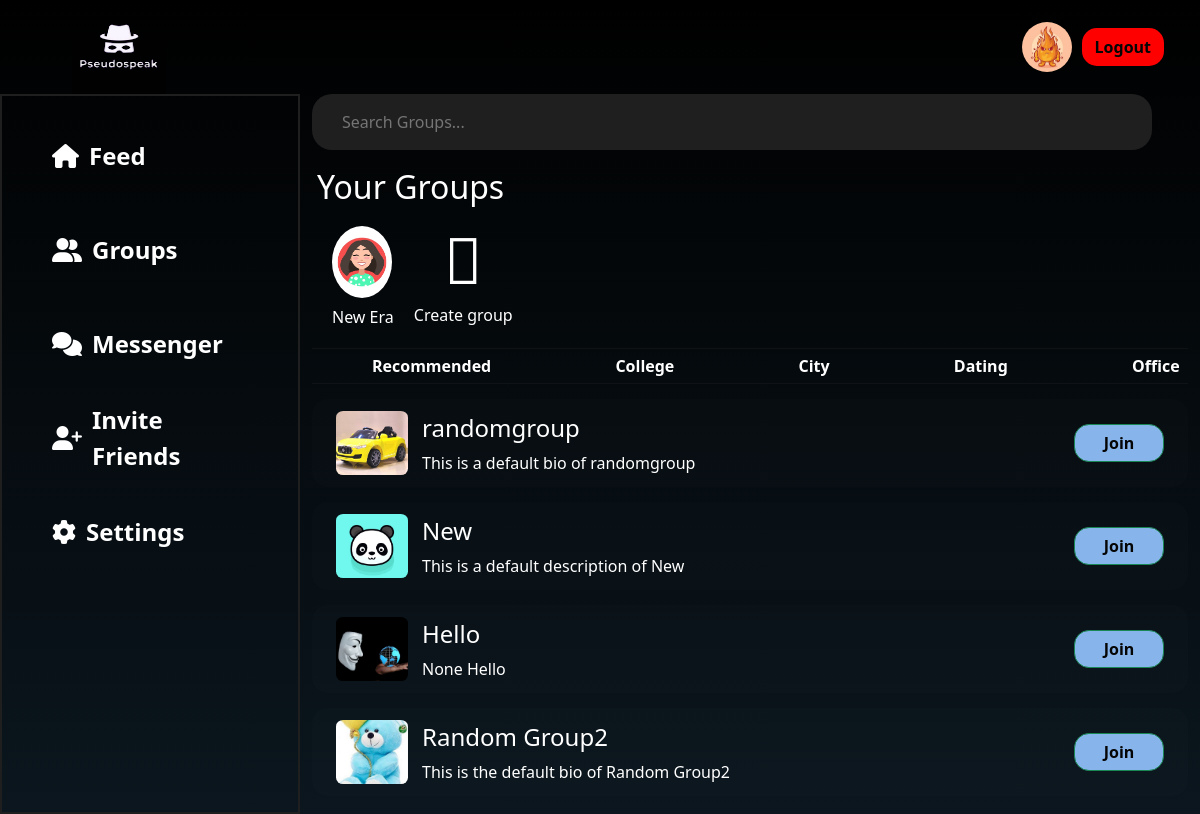
Before: /room/recommended/ (signed in) with the older database file.
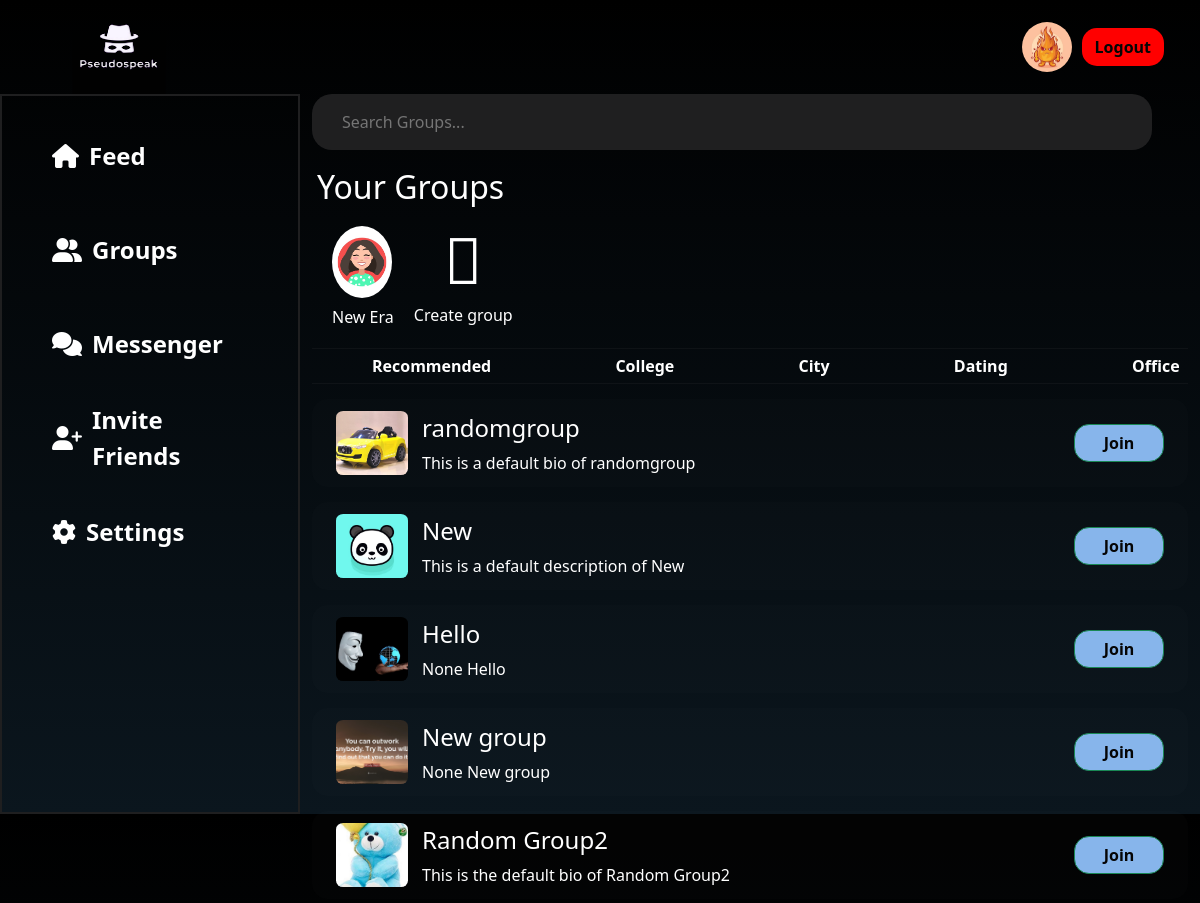
After: the same page with the newer database file.
### main/models.py (models this page shows, shortened)
class Profile(models.Model):
    user=models.OneToOneField(User,null=True,on_delete=models.CASCADE)
    blocked_user=models.ManyToManyField(User,related_name="block_users",blank=True)
    profile_img=models.ImageField(null=True,blank=True,upload_to='images/')
    bio=models.CharField(null=True,max_length=51)
    follow=models.ManyToManyField(User,related_name='follow',blank=True)
    following=models.ManyToManyField(User,related_name='following',blank=True)

### room/models.py (models this page shows, shortened)
class Room(models.Model):
    users=models.ManyToManyField(User,related_name='joined_user')
    owner = models.ForeignKey(User, null=True, on_delete=models.CASCADE)
    description=models.TextField(default=None,blank=True,null=True)
    name=models.CharField(unique=True,max_length=255)
    slug=models.SlugField(unique=True)
    room_img=models.ImageField(null=True)
    category=models.ForeignKey(Category,null=True,on_delete=models.CASCADE)

class Category(models.Model):
    name=models.CharField(max_length=50)

### room/views.py (the view)
# urls.py: path("<str:name>/",views.rooms,name="rooms"),
@login_required
def rooms(request,name):
    user=request.user
    joinedRooms=Room.objects.filter(users=user)
    categories=Category.objects.all()
    if name=='recommended':
        followingUsers=user.profile.following.all()
        print(len(followingUsers))
        if followingUsers:
            rooms = Room.objects.exclude(users=user).filter(Q(users__in=followingUsers) | Q(users=None)).annotate(user_count=models.Count('users')).order_by('-user_count')
            if len(rooms)<5:
                rooms = Room.objects.exclude(users=request.user).annotate(user_count=models.Count('users')).order_by('-user_count')[:5]
        else:
            rooms = Room.objects.exclude(users=request.user).annotate(user_count=models.Count('users')).order_by('-user_count')[:5]
    else:
        category=Category.objects.get(name=name)
        print(category.name)
        rooms = Room.objects.filter(~Q(users=user) & Q(category=category))
        print(name)
    return render(request,"room/rooms.html",{'rooms':rooms,'joinedRooms':joinedRooms,'categories':categories})

### room/templates/room/rooms.html (shortened to what this page needs)
{% load static %}
<!DOCTYPE html>
<html lang="en">
  <head>
    <link
      href="https://cdn.jsdelivr.net/npm/bootstrap@5.3.1/dist/css/bootstrap.min.css"
      rel="stylesheet"
    />
    <link
      rel="stylesheet"
      href="https://site-assets.fontawesome.com/releases/v6.5.1/css/all.css"
    />
  </head>
  <body>
    <nav class="navbar navbar-expand bg-body-tertiary">
      <div class="container-fluid">
        <a class="navbar-brand ms-5 nav-logo" href="{% url 'index' %}"
          ><img src="/media/images/pseudospeakLogo.jpg" alt=""></a
        >
        <div class="collapse navbar-collapse" id="navbarSupportedContent">
          {% if user.is_authenticated %}
          <img
            id="profile_img_navbar"
            src="{{ user.profile.profile_img.url }}"
            alt=""
            style="
              width: 50px;
              height: 50px;
              border-radius: 50%;
              margin-right: 10px;
            "
          />
          <a href="{% url 'logout' %}" class="btn signbtn me-4">Logout</a>
          {% else %}
          <a href="{% url 'login_or_signup_view' %}" class="btn signbtn me-4"
            >Sign in</a
          >
          {% endif %}
        </div>
      </div>
    </nav>
    <div class="container-fluid">
      <div class="row content-1">
        <div class="col-3 content-1a res2 sidebar" id="sidebar">
          <ul>
            <li class="active">
              <i class="fa-solid fa-house"></i
              ><a href="{% url 'index' %}">Feed</a>
            </li>
            <li>
              <i class="fa-solid fa-user-group"></i
              ><a href="{% url 'rooms' name='recommended' %}">Groups</a>
            </li>
            <li>
              <i class="fa-solid fa-comments"></i
              ><a href="{% url 'messenger' %}">Messenger</a>
            </li>
            <li><i class="fa-solid fa-user-plus"></i>Invite Friends</li>
            <li>
              <i class="fa-solid fa-gear"></i
              ><a href="{% url 'settings' %}">Settings</a>
            </li>
          </ul>
        </div>
        <div class="col-9 group-con">
          <div class="search-container">
            <input
              id="data2"
              class="search-input-2"
              type="text"
              placeholder="Search Groups..."
            />
          </div>
          <div class="your-groups">
            <h2 class="Ygroup">Your Groups</h2>
            <div class="group-con2">
              {% for room in joinedRooms %}
              <div class="group-m">
                <div class="group-img">
                  <img
                    src="{{room.room_img.url}}"
                    alt=""
                    onclick="groupPage('{{room.slug}}')"
                  />
                </div>
                <div class="group-name">
                  <h6>{{room.name}}</h6>
                </div>
              </div>
              {% endfor %}
              <div class="add-group">
                <div class="create-logo">
                  <i class="fa-light fa-circle-plus fa-4x"></i>
                </div>
                <div class="group-name">
                  <h6>Create group</h6>
                </div>
              </div>
            </div>
          </div>
          <div class="group-recom">
            <ul>
              <li>
                <a href="{% url 'rooms' name='recommended' %}">Recommended</a>
              </li>
              {% for cat in categories %}
              <li>
                <a href="{% url 'rooms' name=cat.name %}">{{ cat.name }}</a>
              </li>
              {% endfor %}
            </ul>
          </div>
          <div id="grouplist">
            {% for room in rooms %}
            <div class="group-container-3">
              <div class="group-con-name">
                <div class="group-container-img">
                  <img src="{{room.room_img.url}}" alt="" />
                </div>
                <div class="group-container-name">
                  <h4>{{room.name}}</h4>
                  <p>{{room.description}} {{room.name}}</p>
                </div>
              </div>
              <div class="join-button">
                <a
                  href="#"
                  class="joinbtn btn btn-success"
                  data-message-id="{{room.pk}}"
                  data-bs-toggle="modal"
                  data-bs-target="#exampleModalCenter"
                  >Join</a
                >
              </div>
            </div>
            {% endfor %}
          </div>
        </div>
      </div>
    </div>
  </body>
</html>

### room/templates/room/rooms.html (style rules this page uses)
.search-input-2 { width: 70vw; border-radius: 20px; height: 7vh; flex-grow: 1; border: none; outline: none; font-size: 16px; background: #1f1f20; color: #ccc; padding-left: 30px; }
.content-1 { height: 90vh; }
.content-1a { border: 2px solid #1f1f20; height: 90vh; }
.content-1a ul li { list-style: none; margin: 30px 18px; font-size: x-large; font-weight: 600; border-radius: 30px; padding-left: 20px; padding-top: 5px; height: 8vh; background: none; }
.content-1a ul { list-style-type: none; padding: 0; }
.content-1a li { display: flex; align-items: center; color: white; background-color: transparent; padding: 10px 15px; cursor: pointer; transition: background-color 0.2s ease; }
.content-1a i.fa-solid { font-size: 24px; margin-right: 10px; }
.content-1a li a { color: white; text-decoration: none; }
.group-img { width: 5vw; height: 9vh; overflow: hidden; border-radius: 50%; }
.group-img img { width: 100%; height: 100%; object-fit: cover; }
.group-con2 { display: flex; margin: 10px 0; }
.group-m { margin: 2px 20px; text-align: center; }
.group-name { padding-top: 10px; }
.Ygroup { margin: 18px 5px; }
.group-recom { overflow-x: auto; white-space: nowrap; border-top: 1px solid hsla(0, 0%, 53%, 0.07); border-bottom: 1px solid hsla(0, 0%, 53%, 0.07); }
.group-recom ul { list-style-type: none; margin: 0; padding: 0; }
.group-recom li { display: inline-block; padding: 5px 60px; }
.group-recom a { text-decoration: none; color: white; font-weight: bold; font-size: 16px; }
.group-container-3 { display: flex; align-items: center; margin-top: 15px; border-radius: 15px; height: 11vh; background: hsla(0, 0%, 53%, 0.02); justify-content: space-between; padding: 0px 24px; }
.group-con-name { display: flex; align-items: center; }
.group-container-img { width: 6vw; height: 8vh; overflow: hidden; border-radius: 10%; }
.group-container-img img { width: 100%; height: 100%; object-fit: cover; }
.group-container-name { margin-left: 14px; }
.group-container-name h4 { margin-top: 20px; }
.joinbtn { background-color: #87b5eb; width: 90px; color: rgb(5, 5, 5); border-radius: 15px; font-family: "Segoe UI", Tahoma, Geneva, Verdana, sans-serif; font-weight: bold; }
body { background: linear-gradient(to bottom, #000000, #0b161e); color: white; overflow: hidden; }
.nav-logo { padding: 0; margin: -8px 90px; font-weight: bolder; font-family: serif; }
.nav-logo img { width: 50%; padding-left: 1vw; mix-blend-mode: hard-light; }
.navbar.bg-body-tertiary { background-color: transparent !important; color: white; }
.signbtn { background-color: red; color: rgb(5, 5, 5); border-radius: 15px; font-family: "Segoe UI", Tahoma, Geneva, Verdana, sans-serif; font-weight: bold; }
.create-logo { height: 9vh; display: flex; align-items: center; justify-content: center; }
.add-group { cursor: pointer; }

Changed rows visible on the page:
added Room: room_img (picture), name "New group", description "None"
